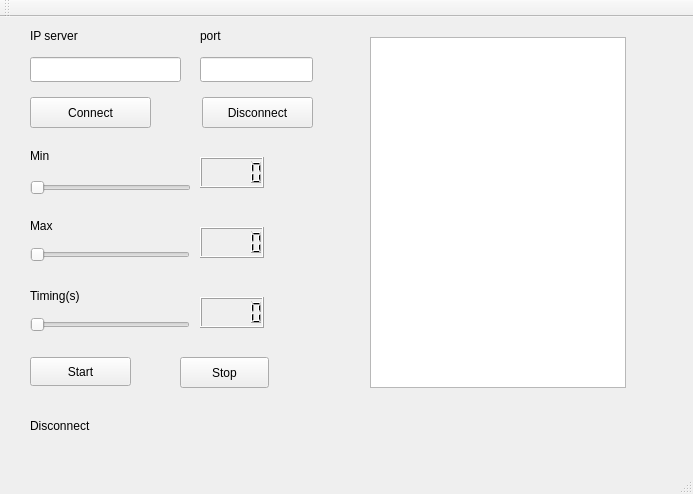
<?xml version="1.0" encoding="UTF-8"?>
<ui version="4.0">
 <class>MainWindow</class>
 <widget class="QMainWindow" name="MainWindow">
  <property name="geometry">
   <rect>
    <x>0</x>
    <y>0</y>
    <width>693</width>
    <height>494</height>
   </rect>
  </property>
  <property name="windowTitle">
   <string>MainWindow</string>
  </property>
  <widget class="QWidget" name="centralWidget">
   <widget class="QPushButton" name="pushButtonPut">
    <property name="geometry">
     <rect>
      <x>30</x>
      <y>340</y>
      <width>101</width>
      <height>29</height>
     </rect>
    </property>
    <property name="text">
     <string>Start</string>
    </property>
   </widget>
   <widget class="QLineEdit" name="ip_server_input">
    <property name="geometry">
     <rect>
      <x>30</x>
      <y>40</y>
      <width>151</width>
      <height>25</height>
     </rect>
    </property>
   </widget>
   <widget class="QLabel" name="ip_server_label">
    <property name="geometry">
     <rect>
      <x>30</x>
      <y>10</y>
      <width>101</width>
      <height>17</height>
     </rect>
    </property>
    <property name="text">
     <string>IP server</string>
    </property>
   </widget>
   <widget class="QPushButton" name="ip_server_disconnect">
    <property name="geometry">
     <rect>
      <x>202</x>
      <y>80</y>
      <width>111</width>
      <height>31</height>
     </rect>
    </property>
    <property name="text">
     <string>Disconnect</string>
    </property>
   </widget>
   <widget class="QPushButton" name="ip_server_connect">
    <property name="geometry">
     <rect>
      <x>30</x>
      <y>80</y>
      <width>121</width>
      <height>31</height>
     </rect>
    </property>
    <property name="text">
     <string>Connect</string>
    </property>
   </widget>
   <widget class="QSlider" name="min_slider">
    <property name="geometry">
     <rect>
      <x>30</x>
      <y>160</y>
      <width>161</width>
      <height>21</height>
     </rect>
    </property>
    <property name="minimum">
     <number>1</number>
    </property>
    <property name="maximum">
     <number>100</number>
    </property>
    <property name="orientation">
     <enum>Qt::Horizontal</enum>
    </property>
   </widget>
   <widget class="QLCDNumber" name="min_display">
    <property name="geometry">
     <rect>
      <x>200</x>
      <y>140</y>
      <width>64</width>
      <height>31</height>
     </rect>
    </property>
   </widget>
   <widget class="QLabel" name="min_label">
    <property name="geometry">
     <rect>
      <x>30</x>
      <y>130</y>
      <width>67</width>
      <height>17</height>
     </rect>
    </property>
    <property name="text">
     <string>Min</string>
    </property>
   </widget>
   <widget class="QLabel" name="max_label">
    <property name="geometry">
     <rect>
      <x>30</x>
      <y>200</y>
      <width>67</width>
      <height>17</height>
     </rect>
    </property>
    <property name="text">
     <string>Max</string>
    </property>
   </widget>
   <widget class="QSlider" name="max_slider">
    <property name="geometry">
     <rect>
      <x>30</x>
      <y>230</y>
      <width>160</width>
      <height>16</height>
     </rect>
    </property>
    <property name="minimum">
     <number>1</number>
    </property>
    <property name="maximum">
     <number>100</number>
    </property>
    <property name="orientation">
     <enum>Qt::Horizontal</enum>
    </property>
   </widget>
   <widget class="QLCDNumber" name="max_display">
    <property name="geometry">
     <rect>
      <x>200</x>
      <y>210</y>
      <width>64</width>
      <height>31</height>
     </rect>
    </property>
   </widget>
   <widget class="QLabel" name="time_label">
    <property name="geometry">
     <rect>
      <x>30</x>
      <y>270</y>
      <width>67</width>
      <height>17</height>
     </rect>
    </property>
    <property name="text">
     <string>Timing(s)</string>
    </property>
   </widget>
   <widget class="QSlider" name="time_slider">
    <property name="geometry">
     <rect>
      <x>30</x>
      <y>300</y>
      <width>160</width>
      <height>16</height>
     </rect>
    </property>
    <property name="minimum">
     <number>1</number>
    </property>
    <property name="maximum">
     <number>60</number>
    </property>
    <property name="orientation">
     <enum>Qt::Horizontal</enum>
    </property>
   </widget>
   <widget class="QLCDNumber" name="time_display">
    <property name="geometry">
     <rect>
      <x>200</x>
      <y>280</y>
      <width>64</width>
      <height>31</height>
     </rect>
    </property>
   </widget>
   <widget class="QPushButton" name="stop">
    <property name="geometry">
     <rect>
      <x>180</x>
      <y>340</y>
      <width>89</width>
      <height>31</height>
     </rect>
    </property>
    <property name="text">
     <string>Stop</string>
    </property>
   </widget>
   <widget class="QLabel" name="status_label">
    <property name="geometry">
     <rect>
      <x>30</x>
      <y>400</y>
      <width>101</width>
      <height>17</height>
     </rect>
    </property>
    <property name="text">
     <string>Disconnect</string>
    </property>
   </widget>
   <widget class="QTextBrowser" name="server_status">
    <property name="geometry">
     <rect>
      <x>370</x>
      <y>20</y>
      <width>256</width>
      <height>351</height>
     </rect>
    </property>
   </widget>
   <widget class="QLineEdit" name="port_server_input">
    <property name="geometry">
     <rect>
      <x>200</x>
      <y>40</y>
      <width>113</width>
      <height>25</height>
     </rect>
    </property>
   </widget>
   <widget class="QLabel" name="port_label">
    <property name="geometry">
     <rect>
      <x>200</x>
      <y>10</y>
      <width>67</width>
      <height>17</height>
     </rect>
    </property>
    <property name="text">
     <string>port</string>
    </property>
   </widget>
  </widget>
  <widget class="QMenuBar" name="menuBar">
   <property name="geometry">
    <rect>
     <x>0</x>
     <y>0</y>
     <width>693</width>
     <height>21</height>
    </rect>
   </property>
  </widget>
  <widget class="QToolBar" name="mainToolBar">
   <attribute name="toolBarArea">
    <enum>TopToolBarArea</enum>
   </attribute>
   <attribute name="toolBarBreak">
    <bool>false</bool>
   </attribute>
  </widget>
  <widget class="QStatusBar" name="statusBar"/>
 </widget>
 <layoutdefault spacing="6" margin="11"/>
 <resources/>
 <connections>
  <connection>
   <sender>min_slider</sender>
   <signal>valueChanged(int)</signal>
   <receiver>min_display</receiver>
   <slot>display(int)</slot>
   <hints>
    <hint type="sourcelabel">
     <x>110</x>
     <y>209</y>
    </hint>
    <hint type="destinationlabel">
     <x>231</x>
     <y>194</y>
    </hint>
   </hints>
  </connection>
  <connection>
   <sender>max_slider</sender>
   <signal>valueChanged(int)</signal>
   <receiver>max_display</receiver>
   <slot>display(int)</slot>
   <hints>
    <hint type="sourcelabel">
     <x>109</x>
     <y>276</y>
    </hint>
    <hint type="destinationlabel">
     <x>231</x>
     <y>264</y>
    </hint>
   </hints>
  </connection>
  <connection>
   <sender>time_slider</sender>
   <signal>valueChanged(int)</signal>
   <receiver>time_display</receiver>
   <slot>display(int)</slot>
   <hints>
    <hint type="sourcelabel">
     <x>109</x>
     <y>346</y>
    </hint>
    <hint type="destinationlabel">
     <x>231</x>
     <y>334</y>
    </hint>
   </hints>
  </connection>
 </connections>
</ui>
